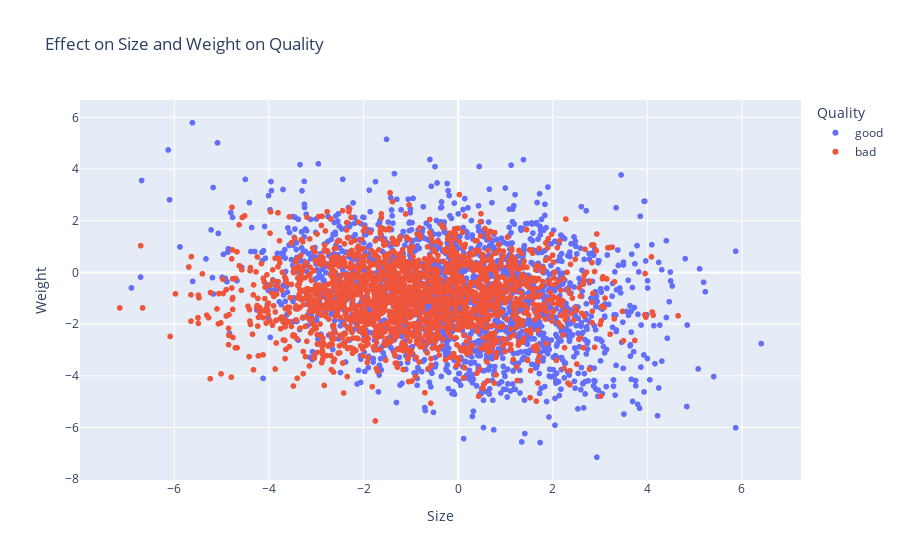

Notebook code for this chart:
### Code cell
# Effect on Size and Weight on Quality 
scatter_size_weight = px.scatter(df, x='Size', y='Weight', color='Quality', title='Effect on Size and Weight on Quality ')
scatter_size_weight.show()

### Figure 1 — Plotly figure (JSON) as saved in the notebook; plotly's stock layout.template omitted (floating-point values rounded to 4 significant figures; data arrays with more than 128 entries replaced by an {"elided": "..."} marker saying what was removed)
{"data": [{"hovertemplate": "Quality=good<br>Size=%{x}<br>Weight=%{y}<extra></extra>", "legendgroup": "good", "marker": {"color": "#636efa", "symbol": "circle"}, "mode": "markers", "name": "good", "showlegend": true, "type": "scattergl", "x": {"elided": "2004 float values"}, "xaxis": "x", "y": {"elided": "2004 float values"}, "yaxis": "y"}, {"hovertemplate": "Quality=bad<br>Size=%{x}<br>Weight=%{y}<extra></extra>", "legendgroup": "bad", "marker": {"color": "#EF553B", "symbol": "circle"}, "mode": "markers", "name": "bad", "showlegend": true, "type": "scattergl", "x": {"elided": "1996 float values"}, "xaxis": "x", "y": {"elided": "1996 float values"}, "yaxis": "y"}], "layout": {"legend": {"title": {"text": "Quality"}, "tracegroupgap": 0}, "title": {"text": "Effect on Size and Weight on Quality "}, "xaxis": {"anchor": "y", "domain": [0, 1], "title": {"text": "Size"}}, "yaxis": {"anchor": "x", "domain": [0, 1], "title": {"text": "Weight"}}}}
